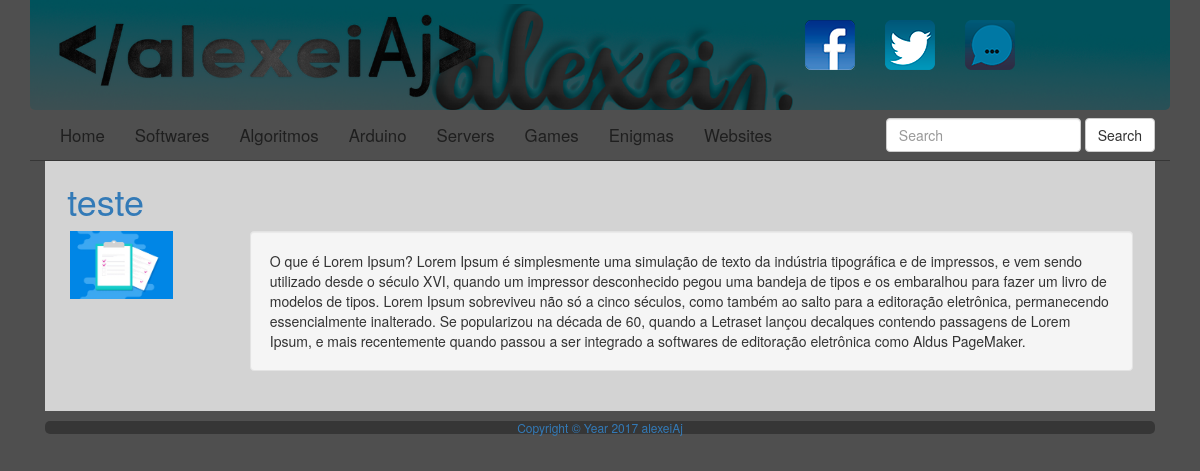
The page / on the database its author committed.
### tables this page shows
CREATE TABLE IF NOT EXISTS `category` (
  `cat_id` int(11) NOT NULL AUTO_INCREMENT,
  `cat_name` text NOT NULL,
  PRIMARY KEY (`cat_id`)
);

CREATE TABLE IF NOT EXISTS `post` (
  `post_id` int(11) NOT NULL AUTO_INCREMENT,
  `post_title` text NOT NULL,
  `post_date` text NOT NULL,
  `post_author` text NOT NULL,
  `post_image` text NOT NULL,
  `post_content` text NOT NULL,
  `post_cat` int(11) NOT NULL,
  `post_desc` text NOT NULL,
  `post_key` text NOT NULL,
  PRIMARY KEY (`post_id`)
);

### include/post_outside.php (the view, shortened to what this page needs)
<?php
	$run_post = mysqli_query($conexao ,"SELECT * FROM post order by post_id desc") or die("Not Found");
	while($post_row = mysqli_fetch_array($run_post)){
			$post_id = $post_row['post_id'];
			$post_title = $post_row['post_title'];
			$post_image = $post_row['post_image'];
			$post_content = $post_row['post_content'];
		echo ("
			<div class='row'>
				<div class='col-md-12'>
					<a href='index.php?post=$post_id'><h1>$post_title</h1></a>
				</div>
			</div>
		");
		if($post_image != "" && $post_content != "" && $post_content != "<br>"){
			echo ("
				<div class='row'>
					<div class='col-md-2'>
						<div class='webcolorlightgray pad_in'>
							<img src='./user_img/$post_image' class='img-responsive' alt='Responsive image' width='70%' heigth='60%'/>
						</div>
					</div>
					<div class='col-md-10'>
						<div class='well'>$post_content</div>
					</div>
				</div>
				</br>
			");
		}
	}
?>

### index.php (shortened to what this page needs)
<!DOCTYPE html>
<html lang="en">
<head>
	<link rel="stylesheet" type="text/css" href=".//css/style.css">
	<link rel="stylesheet" href="https://cdn.jsdelivr.net/npm/bootstrap@3.3.7/dist/css/bootstrap.min.css">
</head>
<body class="container webcolorgray">
	<?php include_once('./include/connection.php');?>
	<?php include './include/header.php';?>
	<?php include './include/home.php';?>
	<?php include './include/footer.php';?>
</body>
</html>

### include/header.php
<header>
	<div class="container-fluid header">
		<div class="row">
			<div class="col-md-5 text-center">
				<div class="logo"><a href="index.php">
					<img src="./img/logo.png" class="img-responsive" alt="Responsive image">
				</a></div>
			</div>
			<div class="col-md-1 col-md-offset-3 text-center navbar-collapse collapse down"><a href="https://www.facebook.com/AlexeiAj">
				<img src="./img/facebook.png" class="img-responsive" alt="Responsive image">
			</a></div>
			<div class="col-md-1 text-center navbar-collapse collapse down"><a href="https://twitter.com/AlexeiAj">
				<img src="./img/twitter.png" class="img-responsive" alt="Responsive image">
			</a></div>
			<div class="col-md-1 text-center navbar-collapse collapse down"><a href="contato.php">
				<img src="./img/contato.png" class="img-responsive" alt="Responsive image">
			</a></div>
		</div>
	</div>
	<div class="container-fluid borderdown">
		<div class="menu">
			<ul class="nav navbar-nav">
				<?php
					$run_cat = mysqli_query($conexao ,"SELECT * FROM category") or die("Not Found");
					while($cat_row = mysqli_fetch_array($run_cat)){
						$cat_id = $cat_row['cat_id'];
						$cat_name = $cat_row['cat_name'];
						if($cat_id == "1"){
							echo ("<li><a href='index.php'>$cat_name</a></li>");
						}else{
							echo ("<li><a href='index.php?cat=$cat_id'>$cat_name</a></li>");
						}
					}
				?>
			</ul>
			<form class="navbar-form navbar-right navbar-collapse collapse">
				<input type="text" class="form-control" placeholder="Search" name="src">
				<button type="submit" class="btn btn-default">Search</button>
			</form>
		</div>
	</div>
</header>

### include/home.php (shortened to what this page needs)
<?php
	if(!isset($_GET['post'])) $pagein = false;
?>
<div class="section">
  <div class="container-fluid">
	<div class="row">
		<div class="col-md-12">
			<div class="webcolorlightgray pad_in">
				<?php
					if($pagein) include './include/post_inside.php';
					else include './include/post_outside.php';
				?>
			</div>
		</div>
	</div>
  </div>
</div>

### include/footer.php
<footer>
	<div class="container-fluid">
		<div class="row">
		  <div class="col-sm-12 text-center">
			<div class="webcolordarkgray footer"><a href="contato.php">
				<h6>Copyright © Year 2017 alexeiAj</h6>
			</div>
		  </div>
		</div>
	</div>
</footer>

### css/style.css (style rules this page uses)
.down { margin-top:20px; }
.webcolorgray { background-color:#4F4F4F; }
.webcolordarkgray { background-color:#363636; }
.webcolorlightgray { background-color:#D3D3D3; }
.borderdown { border-bottom: 1px solid #363636; border-radius: 0px; }
.nav > li a { color: #1F1F1F; font-size: 120%; }
.header { background: url(/img/header.png); background-size: cover; border-radius: 0 0 5px 5px; }
.footer { border-radius: 5px 5px 5px 5px; }
.pad_in { padding-left: 2%; padding-right: 2%; }

### rows shown on the page
category: cat_name "Home"
category: cat_name "Softwares"
category: cat_name "Algoritmos"
category: cat_name "Arduino"
category: cat_name "Servers"
category: cat_name "Games"
category: cat_name "Enigmas"
category: cat_name "Websites"
post: post_title "teste", post_image (picture), post_content "O que é Lorem Ipsum? Lorem Ipsum é simplesmente uma simulação de texto da indústria tipográfica e de impressos, e vem sendo utilizado desde o século XVI, quando um impressor desconhecido pegou uma bandeja de tipos e os embaralhou para fazer um livro de modelos de tipos. Lorem Ipsum sobreviveu não só a cinco séculos, como também ao salto para a editoração eletrônica, permanecendo essencialmente inalterado. Se popularizou na década de 60, quando a Letraset lançou decalques contendo passagens de Lorem Ipsum, e mais recentemente quando passou a ser integrado a softwares de editoração eletrônica como Aldus PageMaker."
